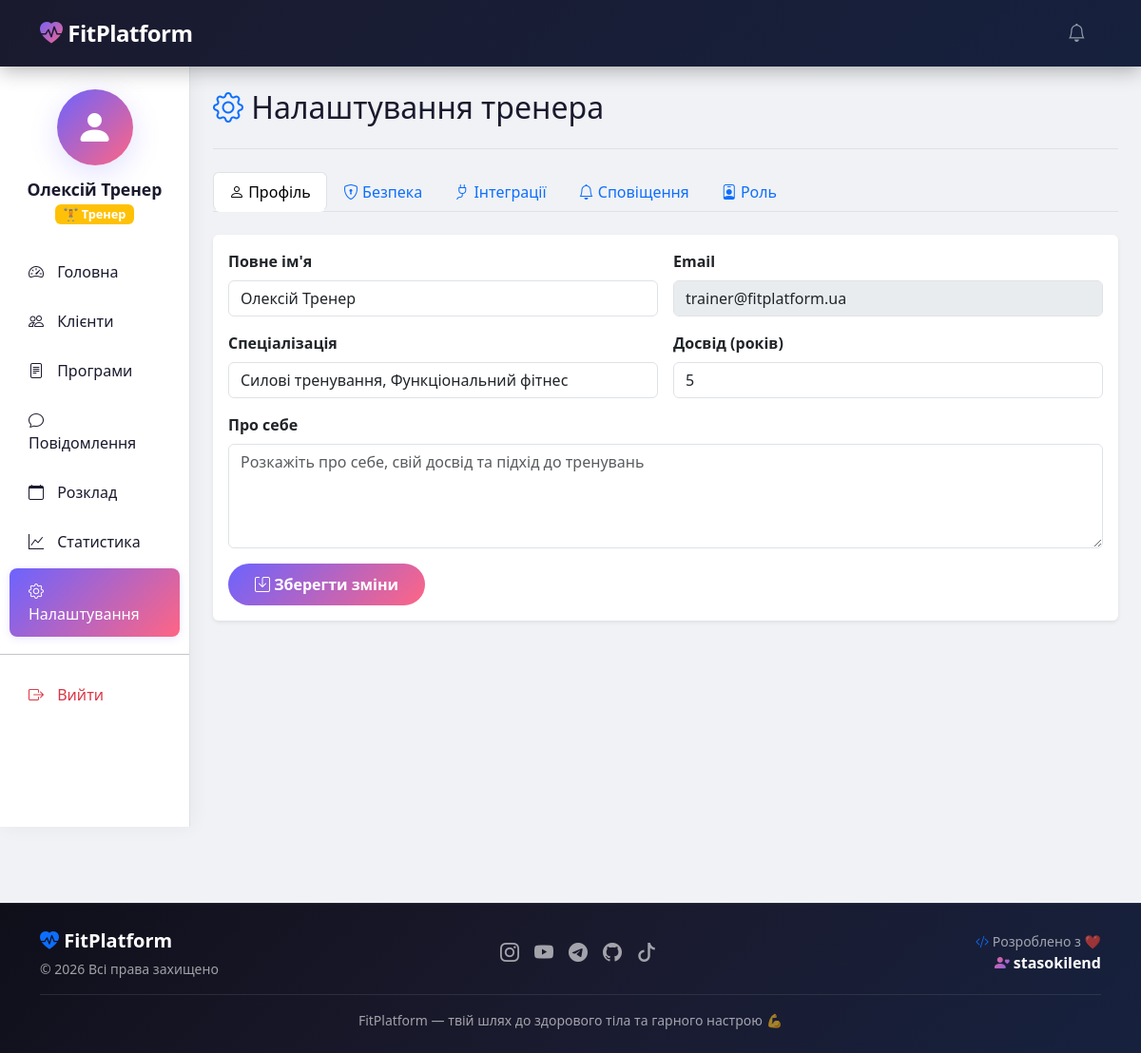
The app's page /dashboard.php?page=settings (signed in) with its own data.
### tables this page shows
CREATE TABLE users (
    id INT AUTO_INCREMENT PRIMARY KEY,
    email VARCHAR(100) UNIQUE NOT NULL,
    password_hash VARCHAR(255) NOT NULL,
    full_name VARCHAR(100) NOT NULL,
    role ENUM('user', 'trainer', 'admin') DEFAULT 'user',
    is_active BOOLEAN DEFAULT TRUE,
    created_at TIMESTAMP DEFAULT CURRENT_TIMESTAMP,
    updated_at TIMESTAMP DEFAULT CURRENT_TIMESTAMP ON UPDATE CURRENT_TIMESTAMP
);

### views/dashboard/trainer/settings.php (the view, shortened to what this page needs)
<?php
require_once 'controllers/GoogleFitController.php';
$userId = $_SESSION['user_id'];
$activeTab = $_GET['tab'] ?? 'profile';
$stmt = $pdo->prepare("SELECT * FROM users WHERE id = ?");
$stmt->execute([$userId]);
$trainerData = $stmt->fetch();
?>
<div class="fade-in-up">
    <div class="d-flex justify-content-between flex-wrap flex-md-nowrap align-items-center pb-3 mb-4 border-bottom">
        <h1 class="h2">
            <i class="bi bi-gear text-primary"></i> Налаштування тренера
        </h1>
    </div>
    <ul class="nav nav-tabs mb-4" id="settingsTabs" role="tablist">
        <li class="nav-item" role="presentation">
            <a class="nav-link <?php echo $activeTab === 'profile' ? 'active' : ''; ?>"
               href="?page=settings&tab=profile" role="tab">
                <i class="bi bi-person"></i> Профіль
            </a>
        </li>
        <li class="nav-item" role="presentation">
            <a class="nav-link <?php echo $activeTab === 'security' ? 'active' : ''; ?>"
               href="?page=settings&tab=security" role="tab">
                <i class="bi bi-shield-lock"></i> Безпека
            </a>
        </li>
        <li class="nav-item" role="presentation">
            <a class="nav-link <?php echo $activeTab === 'integrations' ? 'active' : ''; ?>"
               href="?page=settings&tab=integrations" role="tab">
                <i class="bi bi-plug"></i> Інтеграції
            </a>
        </li>
        <li class="nav-item" role="presentation">
            <a class="nav-link <?php echo $activeTab === 'notifications' ? 'active' : ''; ?>"
               href="?page=settings&tab=notifications" role="tab">
                <i class="bi bi-bell"></i> Сповіщення
            </a>
        </li>
        <li class="nav-item" role="presentation">
            <a class="nav-link <?php echo $activeTab === 'role' ? 'active' : ''; ?>"
               href="?page=settings&tab=role" role="tab">
                <i class="bi bi-person-badge"></i> Роль
            </a>
        </li>
    </ul>
    <?php if ($activeTab === 'profile'): ?>
    <div class="tab-pane fade show active">
        <div class="card border-0 shadow-sm">
            <div class="card-body">
                <form method="POST">
                    <div class="row g-3">
                        <div class="col-md-6">
                            <label class="form-label fw-semibold">Повне ім'я</label>
                            <input type="text" name="full_name" class="form-control"
                                   value="<?php echo htmlspecialchars($trainerData['full_name'] ?? ''); ?>" required>
                        </div>
                        <div class="col-md-6">
                            <label class="form-label fw-semibold">Email</label>
                            <input type="email" class="form-control"
                                   value="<?php echo htmlspecialchars($trainerData['email'] ?? ''); ?>" disabled>
                        </div>
                        <div class="col-md-6">
                            <label class="form-label fw-semibold">Спеціалізація</label>
                            <input type="text" name="specialty" class="form-control"
                                   value="<?php echo htmlspecialchars($trainerData['specialty'] ?? ''); ?>"
                                   placeholder="Наприклад: Силові тренування, функціональний фітнес">
                        </div>
                        <div class="col-md-6">
                            <label class="form-label fw-semibold">Досвід (років)</label>
                            <input type="number" name="experience_years" class="form-control"
                                   value="<?php echo $trainerData['experience_years'] ?? 0; ?>"
                                   min="0" max="50">
                        </div>
                        <div class="col-12">
                            <label class="form-label fw-semibold">Про себе</label>
                            <textarea name="bio" class="form-control" rows="4"
                                      placeholder="Розкажіть про себе, свій досвід та підхід до тренувань"><?php echo htmlspecialchars($trainerData['bio'] ?? ''); ?></textarea>
                        </div>
                    </div>
                    <button type="submit" class="btn btn-primary btn-gradient mt-3">
                        <i class="bi bi-save"></i> Зберегти зміни
                    </button>
                </form>
            </div>
        </div>
    </div>
    <?php endif; ?>
</div>

### assets/css/style.css (style rules this page uses)
:root { --primary: #6C63FF; --primary-dark: #5A52D5; --primary-light: #8B83FF; --secondary: #FF6584; --success: #00D2A0; --warning: #FFB347; --danger: #FF6B6B; --dark: #1A1A2E; --darker: #0F0F1A; --gray: #6C757D; --light-gray: #F0F2F5; --white: #FFFFFF; --gradient-primary: linear-gradient(135deg, #6C63FF 0%, #FF6584 100%); --gradient-dark: linear-gradient(135deg, #1A1A2E 0%, #16213E 100%); --gradient-success: linear-gradient(135deg, #00D2A0 0%, #00A87E 100%); --shadow-sm: 0 2px 8px rgba(108, 99, 255, 0.15); --shadow-md: 0 8px 30px rgba(108, 99, 255, 0.2); --shadow-lg: 0 20px 60px rgba(108, 99, 255, 0.3); --shadow-hover: 0 12px 40px rgba(108, 99, 255, 0.25); --radius-sm: 8px; --radius-md: 16px; --radius-lg: 24px; --radius-xl: 32px; --transition: all 0.3s cubic-bezier(0.4, 0, 0.2, 1); --transition-slow: all 0.6s cubic-bezier(0.4, 0, 0.2, 1); }
* { margin: 0; padding: 0; box-sizing: border-box; }
body { font-family: 'Segoe UI', system-ui, -apple-system, sans-serif; background: var(--light-gray); color: var(--dark); min-height: 100vh; display: flex; flex-direction: column; overflow-x: hidden; }
.nav-link { font-weight: 500; padding: 8px 16px !important; border-radius: var(--radius-sm); transition: var(--transition); position: relative; }
.fade-in-up { animation: fadeInUp 0.8s ease-in-out; }
.btn-gradient { background: var(--gradient-primary); color: var(--white); border: none; padding: 10px 28px; border-radius: 50px; font-weight: 600; transition: var(--transition); }

### records on screen
users: full_name "Олексій Тренер", email "trainer@fitplatform.ua", specialty "Силові тренування, Функціональний фітнес", experience_years "5"

### other values on screen
$_SESSION['user_name'] "Олексій Тренер"
